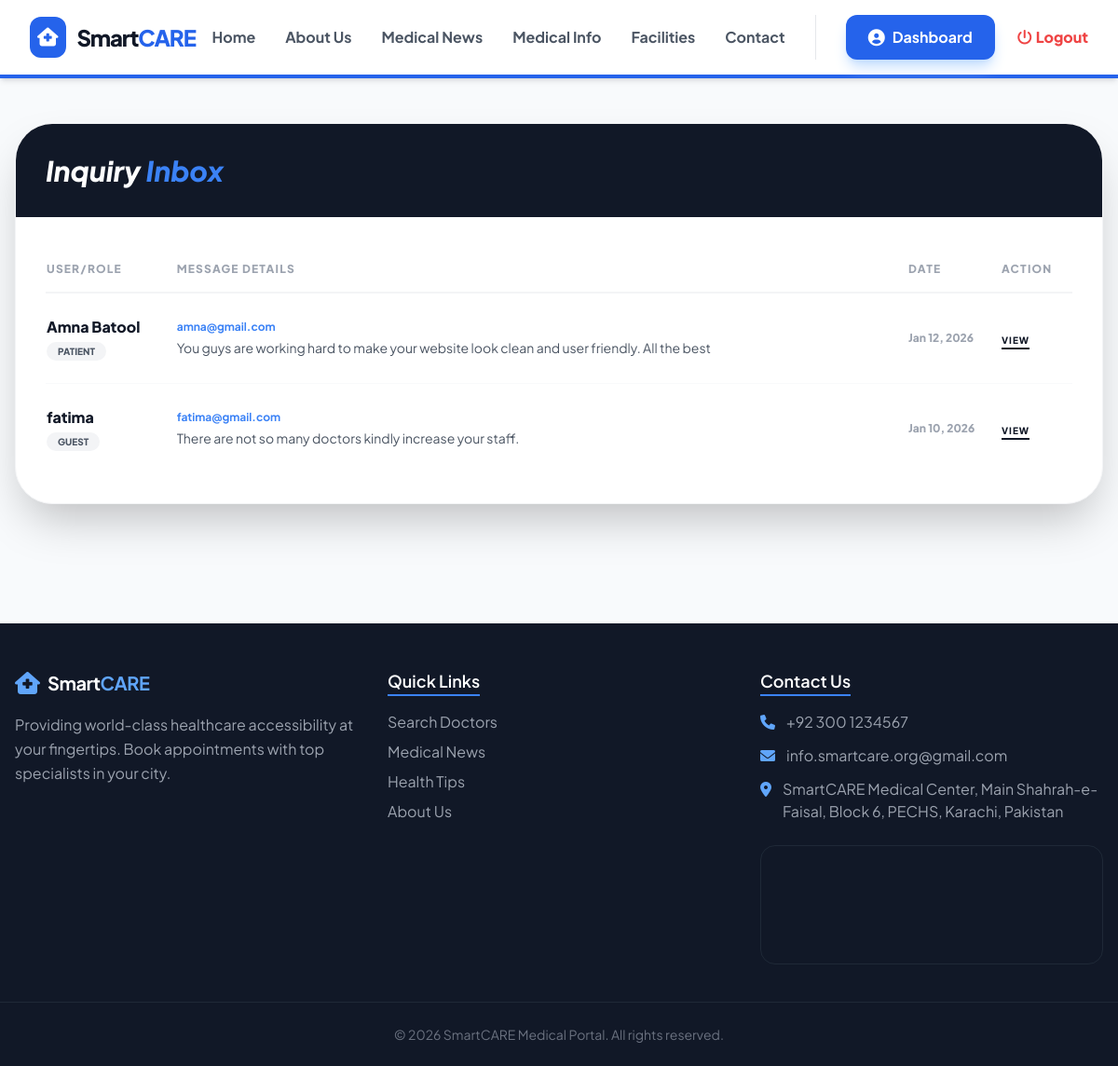
The app's page /manage_contacts.php (signed in) with its own data.
### tables this page shows
CREATE TABLE `contacts` (
  `contact_id` int(11) NOT NULL,
  `user_id` int(11) DEFAULT NULL,
  `role_id` int(11) DEFAULT NULL,
  `full_name` varchar(255) NOT NULL,
  `email` varchar(255) NOT NULL,
  `message` text NOT NULL,
  `created_at` timestamp NOT NULL DEFAULT current_timestamp()
);

### manage_contacts.php (the view, shortened to what this page needs)
<?php
include('config/db.php');
include('includes/header.php');
?>
<div class="max-w-7xl mx-auto px-4 py-12">
    <div class="bg-white rounded-[2.5rem] shadow-2xl overflow-hidden border border-gray-100">
        <div class="bg-gray-900 p-8 flex justify-between items-center">
            <h2 class="text-3xl font-black text-white italic">Inquiry <span class="text-blue-500">Inbox</span></h2>
        </div>
        <div class="p-8">
            <table class="w-full text-left">
                <thead>
                    <tr class="border-b-2 border-gray-100">
                        <th class="py-4 text-xs font-black uppercase text-gray-400 tracking-widest">User/Role</th>
                        <th class="py-4 text-xs font-black uppercase text-gray-400 tracking-widest">Message Details</th>
                        <th class="py-4 text-xs font-black uppercase text-gray-400 tracking-widest">Date</th>
                        <th class="py-4 text-xs font-black uppercase text-gray-400 tracking-widest">Action</th>
                    </tr>
                </thead>
                <tbody class="divide-y divide-gray-50">
                    <?php
                    $q = "SELECT * FROM contacts ORDER BY created_at DESC";
                    $res = mysqli_query($conn, $q);
                    while($row = mysqli_fetch_assoc($res)) {
                        $role_label = ($row['role_id'] == 2) ? 'Doctor' : (($row['role_id'] == 3) ? 'Patient' : 'Guest');
                        $role_class = ($row['role_id'] == 2) ? 'bg-blue-100 text-blue-600' : 'bg-gray-100 text-gray-600';
                    ?>
                    <tr class="hover:bg-gray-50 transition">
                        <td class="py-6">
                            <p class="font-black text-gray-900"><?= $row['full_name'] ?></p>
                            <span class="px-3 py-1 rounded-full text-[10px] font-black uppercase <?= $role_class ?>"><?= $role_label ?></span>
                        </td>
                        <td class="py-6">
                            <p class="text-xs font-bold text-blue-500 mb-1"><?= $row['email'] ?></p>
                            <p class="text-sm text-gray-600 line-clamp-2"><?= $row['message'] ?></p>
                        </td>
                        <td class="py-6 text-xs font-black text-gray-400"><?= date('M d, Y', strtotime($row['created_at'])) ?></td>
                        <td class="py-6">
                         <button onclick="showMessage('<?= $row['full_name'] ?>', '<?= addslashes(nl2br($row['message'])) ?>')"
        class="text-gray-900 hover:text-blue-600 font-black uppercase text-[10px] tracking-widest border-b-2 border-gray-900">
    View
</button>                        </td>
                    </tr>
                    <?php } ?>
                </tbody>
            </table>
        </div>
    </div>
</div>
<?php include('includes/footer.php'); ?>

### includes/header.php (style rules this page uses)
body { font-family: 'Plus Jakarta Sans', sans-serif; }

### records on screen
contacts: full_name "Amna Batool", role "PATIENT", email "amna@gmail.com", message "You guys are working hard to make your website look clean and user friendly. All the best", created_at "Jan 12, 2026"
contacts: full_name "fatima", role "GUEST", email "fatima@gmail.com", message "There are not so many doctors kindly increase your staff.", created_at "Jan 10, 2026"
